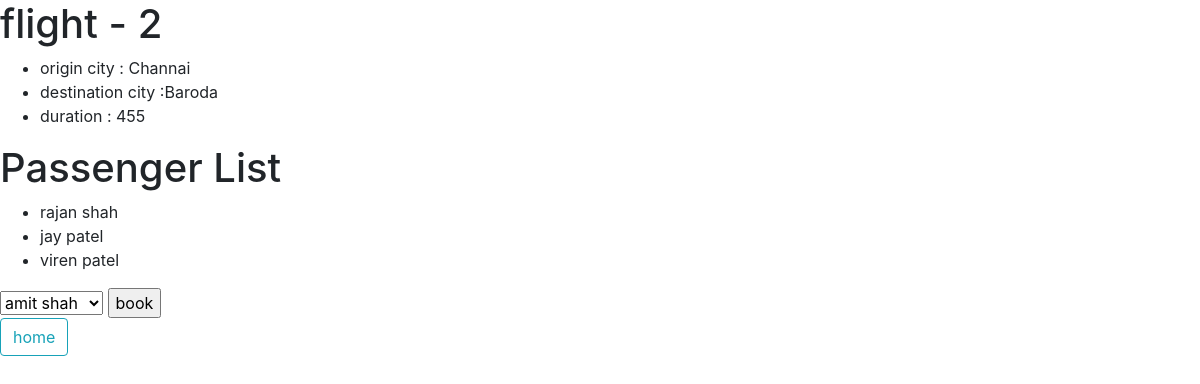
/airline/detail/2, run on the app's committed database.
### airline/models.py (models this page shows, shortened)
class flight(models.Model):
    origin=models.ForeignKey(airport,on_delete=models.CASCADE,related_name='departure')
    destinations=models.ForeignKey(airport,on_delete=models.CASCADE,related_name='arrival')
    durations=models.IntegerField()

class airport(models.Model):
    code=models.CharField(max_length=55)
    city=models.CharField(max_length=55)

class passenger(models.Model):
    first_name=models.CharField(max_length=40)
    last_name=models.CharField(max_length=40)
    flights=models.ManyToManyField(flight,related_name="passengers")
    def __str__(self):
        return f"{self.first_name} {self.last_name}"

### airline/views.py (the view)
# urls.py: path("detail/<int:flight_id>",flight_detail,name="flight-detail"),
def flight_detail(request,flight_id):
    flight_info=flight.objects.get(id=flight_id)
    return render(request,"airline/flight_detail.html",{
        "flight":flight_info,
        "passengers":flight_info.passengers.all(),
        "non_passenger":passenger.objects.exclude(flights=flight_info).all()
    })

### airline/templates/airline/flight_detail.html (shortened to what this page needs)
<!DOCTYPE html>
<html lang="en">
<head>
    <link rel="stylesheet" href="https://stackpath.bootstrapcdn.com/bootstrap/4.1.3/css/bootstrap.min.css">
</head>
<body>
<h1> flight  - {{ flight.id }}</h1>
<ul>
    <li>origin city : {{ flight.origin.city }}</li>
    <li>destination city :{{ flight.destinations.city }}</li>
    <li> duration : {{ flight.durations }}</li>
</ul>
<h1> Passenger List </h1>
<ul>
    {% for  passenger in passengers %}
       <li> {{ passenger }}</li>
   {% endfor %}
</ul>
 <form action="{% url 'flight-book' flight.id %}" method="post">
     <select name="npassenger" id="">
         {% for passenger in non_passenger %}
             <option value="{{ passenger.id }}">{{ passenger }}</option>
         {% endfor %}
     </select>
     <input type="submit" value="book">
 </form>
 <a href="{% url 'flight_home' %}" class="btn btn-outline-info"> home  </a>
</body>
</html>

### data on the page
flight: id "2", origin.city "Channai", destinations.city "Baroda", durations "455"
passenger: first_name+last_name "rajan shah"
passenger: first_name+last_name "jay patel"
passenger: first_name+last_name "viren patel"

### other printed values
form field npassenger "amit shah"
